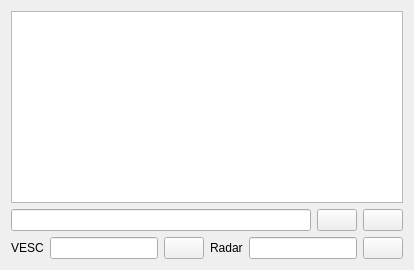
       <widget class="QWidget" name="tab_3">
        <attribute name="icon">
         <iconset resource="resources.qrc">
          <normaloff>:/models/Icons/Console-96.png</normaloff>:/models/Icons/Console-96.png</iconset>
        </attribute>
        <attribute name="title">
         <string/>
        </attribute>
        <attribute name="toolTip">
         <string>Terminal</string>
        </attribute>
        <layout class="QVBoxLayout" name="verticalLayout_3">
         <item>
          <widget class="QTextBrowser" name="terminalBrowser">
           <property name="font">
            <font>
             <family>Monospace</family>
            </font>
           </property>
          </widget>
         </item>
         <item>
          <layout class="QHBoxLayout" name="horizontalLayout_12">
           <item>
            <widget class="QLineEdit" name="terminalEdit"/>
           </item>
           <item>
            <widget class="QPushButton" name="terminalSendButton">
             <property name="toolTip">
              <string>Send command to car</string>
             </property>
             <property name="text">
              <string/>
             </property>
             <property name="icon">
              <iconset resource="resources.qrc">
               <normaloff>:/models/Icons/Send File-96.png</normaloff>:/models/Icons/Send File-96.png</iconset>
             </property>
            </widget>
           </item>
           <item>
            <widget class="QPushButton" name="terminalClearButton">
             <property name="toolTip">
              <string>Clear terminal</string>
             </property>
             <property name="text">
              <string/>
             </property>
             <property name="icon">
              <iconset resource="resources.qrc">
               <normaloff>:/models/Icons/Delete2-96.png</normaloff>:/models/Icons/Delete2-96.png</iconset>
             </property>
            </widget>
           </item>
          </layout>
         </item>
         <item>
          <layout class="QHBoxLayout" name="horizontalLayout_2">
           <item>
            <widget class="QLabel" name="label_4">
             <property name="text">
              <string>VESC</string>
             </property>
            </widget>
           </item>
           <item>
            <widget class="QLineEdit" name="terminalEditVesc"/>
           </item>
           <item>
            <widget class="QPushButton" name="terminalSendVescButton">
             <property name="text">
              <string/>
             </property>
             <property name="icon">
              <iconset resource="resources.qrc">
               <normaloff>:/models/Icons/Send File-96.png</normaloff>:/models/Icons/Send File-96.png</iconset>
             </property>
            </widget>
           </item>
           <item>
            <widget class="QLabel" name="label_5">
             <property name="text">
              <string>Radar</string>
             </property>
            </widget>
           </item>
           <item>
            <widget class="QLineEdit" name="terminalEditRadar"/>
           </item>
           <item>
            <widget class="QPushButton" name="terminalSendRadarButton">
             <property name="text">
              <string/>
             </property>
             <property name="icon">
              <iconset resource="resources.qrc">
               <normaloff>:/models/Icons/Send File-96.png</normaloff>:/models/Icons/Send File-96.png</iconset>
             </property>
            </widget>
           </item>
          </layout>
         </item>
        </layout>
       </widget>
